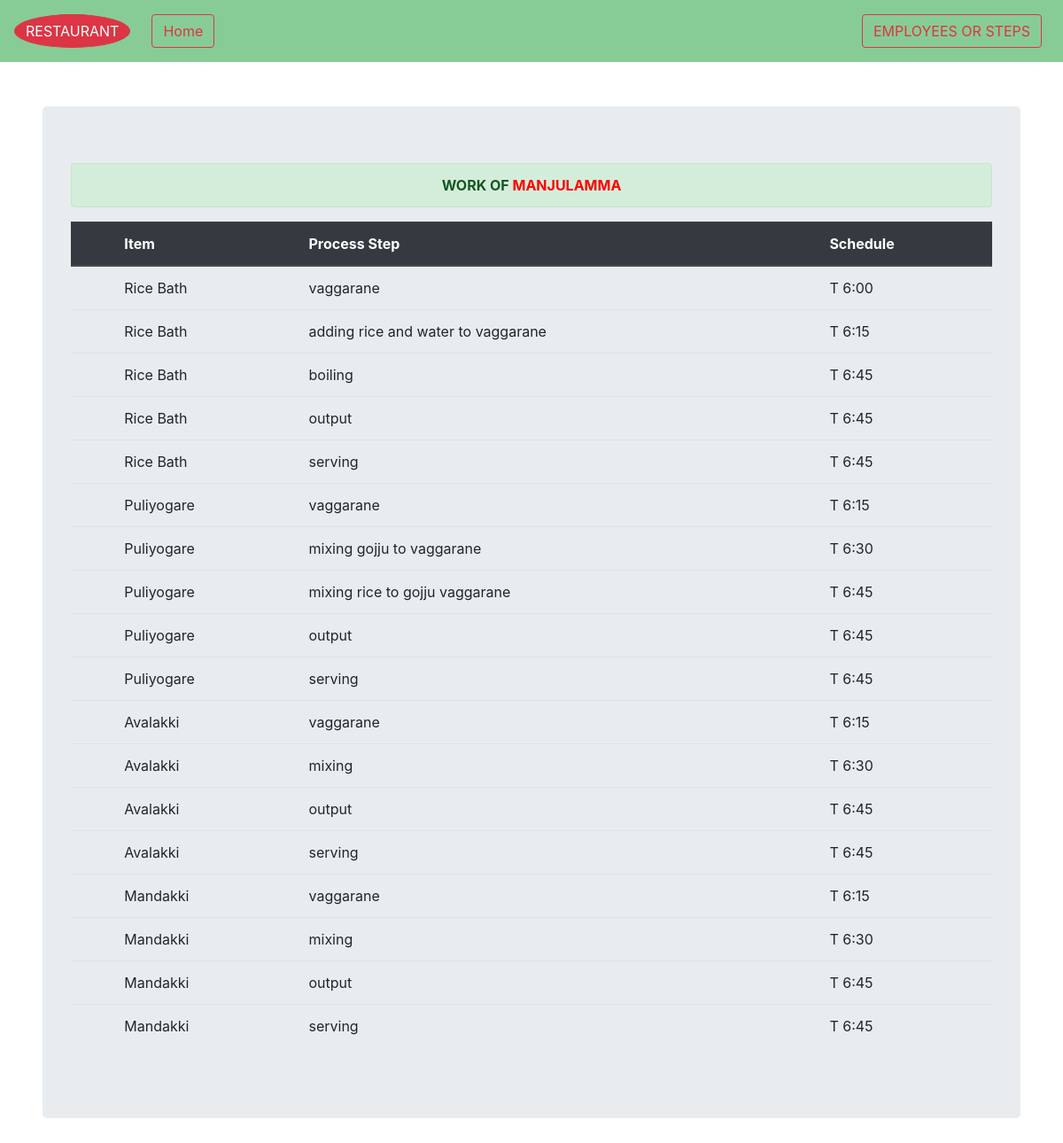
The app's page /FoodItem/employee_details/Manjulamma with its own data.
### FoodItem/models.py (models this page shows)
class ProcessStep(models.Model):
    item_name        =   models.ForeignKey(to=FoodItemsAvailable,on_delete=models.CASCADE)
    sequence_number  =   models.PositiveIntegerField()
    process_step     =   models.CharField(max_length = 50)
    schedule         =   models.CharField(max_length = 10)
    assigned         =   models.CharField(max_length = 30)

class FoodItemsAvailable(models.Model):
    item_name   =   models.CharField(max_length = 50)

### FoodItem/views.py (the view)
# urls.py: path('employee_details/<assigned>', views.employee_details),
def employee_details(request,assigned):
    employee_details =  ProcessStep.objects.filter(assigned = assigned)
    return render(request,'FoodItem/employee_details.html',{'employee_details':employee_details,'assigned':assigned})

### templates/FoodItem/employee_details.html (shortened to what this page needs)
{% extends "FoodItem/base.html" %}
{% block employee_step %}<a class="nav-link" href="/FoodItem/employees"><button type="button" class="btn btn-outline-danger">EMPLOYEES OR STEPS</button></a>{% endblock %}
{% block body %}
  <div class="jumbotron mx-5">
    <div class="alert alert-success" role="alert">
      <b><center> WORK OF <span>{{assigned|upper}}</span> </center></b>
    </div>
    {% if employee_details %}
    <table class="table table-hover">
      <thead class="thead-dark">
        <tr>
          <th scope="col"></th>
          <th scope="col">Item</th>
          <th scope="col">Process Step</th>
          <th scope="col">Schedule</th>
        </tr>
      </thead>
      <tbody>
        {% for employee in employee_details %}
        <tr>
          <th scope="row"></th>
          <td>{{employee.item_name.item_name}}</td>
          <td>{{employee.process_step}}</td>
          <td>{{employee.schedule}}</td>
        </tr>
        {% endfor %}
      </tbody>
    </table>
    {% endif %}
  </div>
{% endblock %}

### templates/FoodItem/base.html (shortened to what this page needs)
<!DOCTYPE html>
<html lang="en" dir="ltr">
  <head>
    <link rel="stylesheet" href="https://stackpath.bootstrapcdn.com/bootstrap/4.3.1/css/bootstrap.min.css">
  </head>
  <body>
    <nav class="navbar navbar-expand-lg navbar-light fixed-top" style="background:#87cc96;">
      <a class="navbar-brand" href="#"><button type="button" class="btn btn-danger" style="border-radius:50%;">RESTAURANT</button></a>
      <div class="collapse navbar-collapse" id="navbarSupportedContent">
        <ul class="navbar-nav mr-auto">
          <li class="nav-item active">
            <a class="nav-link" href="/FoodItem"><button type="button" class="btn btn-outline-danger">Home</button></span></a>
          </li>
        </ul>
      </div>
    <ul class="navbar-nav mr-auto">
      <li class="nav-item">
        {% block employee_step %}{% endblock %}
      </li>
    </ul>
    </nav>
    <div class="my-4"><br><br><br><br>
          {% block body %}
          {% endblock %}
        </div>
  </body>
</html>

### templates/FoodItem/employee_details.html (style rules this page uses)
span { color:red; }

### records on screen
ProcessStep: item_name.item_name "Rice Bath", process_step "vaggarane", schedule "T 6:00"
ProcessStep: item_name.item_name "Rice Bath", process_step "adding rice and water to vaggarane", schedule "T 6:15"
ProcessStep: item_name.item_name "Rice Bath", process_step "boiling", schedule "T 6:45"
ProcessStep: item_name.item_name "Rice Bath", process_step "output", schedule "T 6:45"
ProcessStep: item_name.item_name "Rice Bath", process_step "serving", schedule "T 6:45"
ProcessStep: item_name.item_name "Puliyogare", process_step "vaggarane", schedule "T 6:15"
ProcessStep: item_name.item_name "Puliyogare", process_step "mixing gojju to vaggarane", schedule "T 6:30"
ProcessStep: item_name.item_name "Puliyogare", process_step "mixing rice to gojju vaggarane", schedule "T 6:45"
ProcessStep: item_name.item_name "Puliyogare", process_step "output", schedule "T 6:45"
ProcessStep: item_name.item_name "Puliyogare", process_step "serving", schedule "T 6:45"
ProcessStep: item_name.item_name "Avalakki", process_step "vaggarane", schedule "T 6:15"
ProcessStep: item_name.item_name "Avalakki", process_step "mixing", schedule "T 6:30"
ProcessStep: item_name.item_name "Avalakki", process_step "output", schedule "T 6:45"
ProcessStep: item_name.item_name "Avalakki", process_step "serving", schedule "T 6:45"
ProcessStep: item_name.item_name "Mandakki", process_step "vaggarane", schedule "T 6:15"
ProcessStep: item_name.item_name "Mandakki", process_step "mixing", schedule "T 6:30"
ProcessStep: item_name.item_name "Mandakki", process_step "output", schedule "T 6:45"
ProcessStep: item_name.item_name "Mandakki", process_step "serving", schedule "T 6:45"

### other values on screen
{{ assigned|upper }} "MANJULAMMA"
